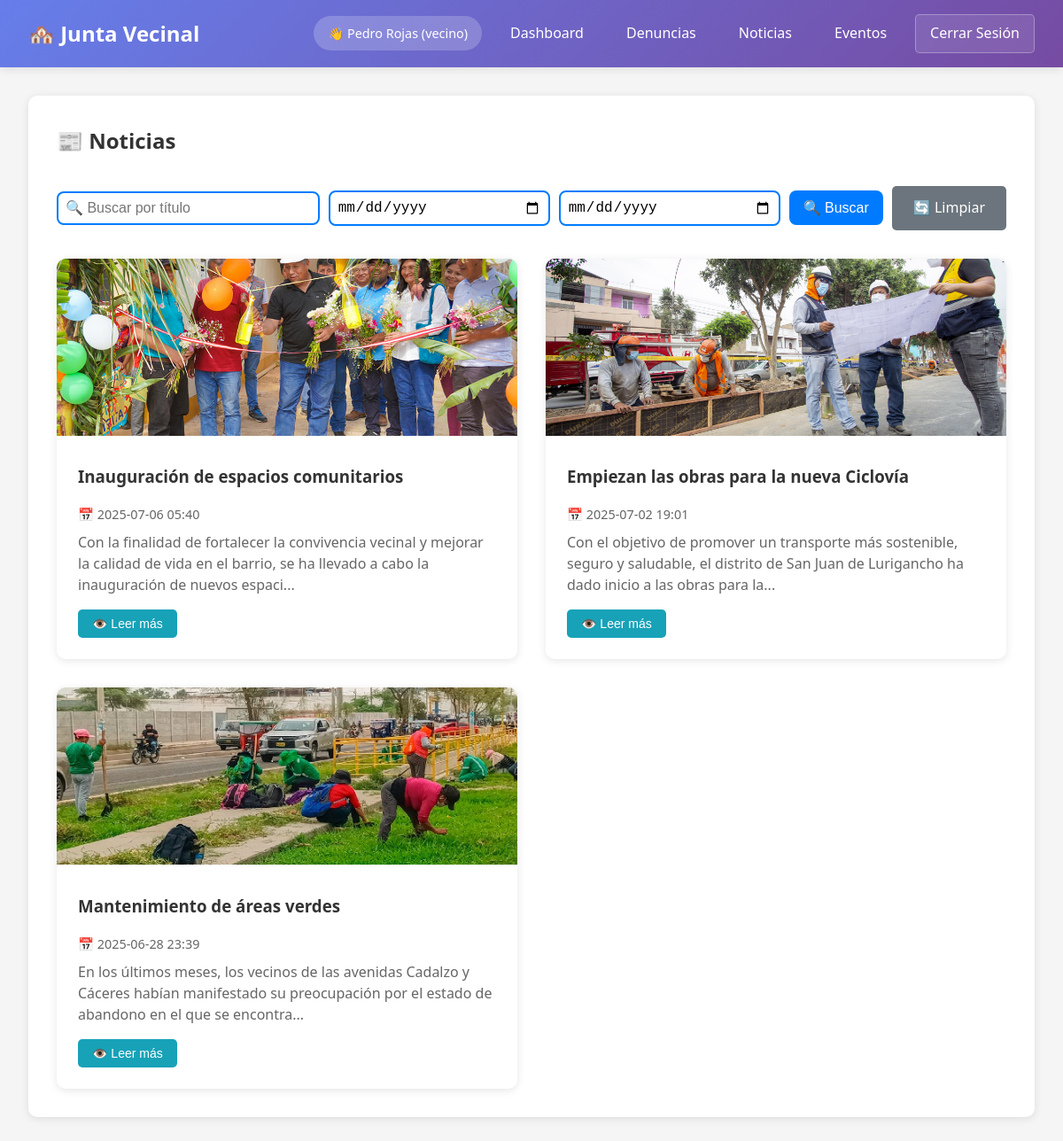
/noticias (signed in), run on the app's committed database.
### tables this page shows
CREATE TABLE noticias (
    id INTEGER PRIMARY KEY AUTOINCREMENT,
    titulo VARCHAR(200) NOT NULL,
    descripcion TEXT NOT NULL,
    imagen_path VARCHAR(255),
    fecha_publicacion DATETIME DEFAULT CURRENT_TIMESTAMP,
    activa BOOLEAN DEFAULT 1
);

### app.py (the view)
    def decorated_function(*args, **kwargs):
        if 'user_id' not in session:
            return redirect(url_for('login'))
        return f(*args, **kwargs)

### app.py (called while the page is built)
def get_db_connection():
    conn = sqlite3.connect('database.db')
    conn.row_factory = sqlite3.Row
    return conn

def login_required(f):
    def decorated_function(*args, **kwargs):
        if 'user_id' not in session:
            return redirect(url_for('login'))
        return f(*args, **kwargs)
    decorated_function.__name__ = f.__name__
    return decorated_function

@app.route('/noticias')
@login_required
def noticias():
    busqueda = request.args.get('busqueda', '').strip()
    fecha_inicio = request.args.get('fecha_inicio', '').strip()
    fecha_fin = request.args.get('fecha_fin', '').strip()
    conn = get_db_connection()
    query = 'SELECT * FROM noticias WHERE activa = 1'
    params = []
    if busqueda:
        query += ' AND titulo LIKE ?'
        params.append(f'%{busqueda}%')
    if fecha_inicio:
        query += ' AND DATE(fecha_publicacion) >= ?'
        params.append(fecha_inicio)
    if fecha_fin:
        query += ' AND DATE(fecha_publicacion) <= ?'
        params.append(fecha_fin)
    query += ' ORDER BY fecha_publicacion DESC'
    noticias = conn.execute(query, params).fetchall()
    conn.close()
    noticias_list = [dict(noticia) for noticia in noticias]
    return render_template('noticias.html', noticias=noticias_list)

### templates/noticias.html (shortened to what this page needs)
{% extends "base.html" %}
{% block content %}
<div class="content-section">
    <div class="section-header">
        <h2>📰 Noticias</h2>
    </div>
    <form method="get" class="form-inline" style="margin-bottom: 20px; display: flex; gap: 10px; flex-wrap: wrap;">
        <input type="text" name="busqueda" class="form-control" placeholder="🔍 Buscar por título"
            value="{{ request.args.get('busqueda', '') }}"
            style="flex-grow: 1; min-width: 250px; max-width:400px; padding: 8px;">
        <input type="date" name="fecha_inicio" class="form-control"
            value="{{ request.args.get('fecha_inicio', '') }}"
            style="padding: 8px;">
        <input type="date" name="fecha_fin" class="form-control"
            value="{{ request.args.get('fecha_fin', '') }}"
            style="padding: 8px;">
        <button type="submit" class="btn btn-primary">🔍 Buscar</button>
        <a href="{{ url_for('noticias') }}" class="btn btn-secondary">🔄 Limpiar</a>
    </form>
    <div class="news-grid">
        {% for noticia in noticias %}
        <div class="news-card">
            {% if noticia.imagen_path %}
            <img src="{{ url_for('uploaded_file', filename=noticia.imagen_path) }}" alt="{{ noticia.titulo }}" class="news-image">
            {% else %}
            <div class="news-image-placeholder">📰</div>
            {% endif %}
            <div class="news-content">
                <h3>{{ noticia.titulo }}</h3>
                <p class="news-date">📅 {{ noticia.fecha_publicacion[:16] }}</p>
                <p class="news-preview">{{ noticia.descripcion[:150] }}...</p>
                <div class="news-actions">
                    <button onclick="verNoticiaCompleta({{ noticia.id }})" class="btn btn-sm btn-info">👁️ Leer más</button>
                </div>
            </div>
        </div>
        {% endfor %}
    </div>
</div>
{% endblock %}

### static/styles.css (style rules this page uses)
* { margin: 0; padding: 0; box-sizing: border-box; }
body { font-family: "Segoe UI", Tahoma, Geneva, Verdana, sans-serif; line-height: 1.6; color: #333; background-color: #f5f5f5; }
.btn { padding: 0.75rem 1.5rem; border: none; border-radius: 5px; cursor: pointer; text-decoration: none; display: inline-block; text-align: center; font-size: 1rem; transition: all 0.3s; }
.btn-primary { background-color: #667eea; color: white; }
.btn-secondary { background-color: #6c757d; color: white; }
.btn-info { background-color: #17a2b8; color: white; }
.btn-sm { padding: 0.5rem 1rem; font-size: 0.875rem; }
.content-section { background: white; padding: 2rem; border-radius: 10px; box-shadow: 0 2px 10px rgba(0, 0, 0, 0.1); }
.section-header { display: flex; justify-content: space-between; align-items: center; margin-bottom: 2rem; flex-wrap: wrap; gap: 1rem; }
.section-header h2 { color: #333; }
.news-grid, .events-grid { display: grid; grid-template-columns: repeat(auto-fill, minmax(350px, 1fr)); gap: 2rem; margin-top: 2rem; }
.news-card, .event-card { background: white; border-radius: 10px; box-shadow: 0 2px 10px rgba(0, 0, 0, 0.1); overflow: hidden; transition: transform 0.3s; }
.news-image, .event-image { width: 100%; height: 200px; object-fit: cover; transition: transform 0.3s ease; }
.news-content, .event-content { padding: 1.5rem; }
.news-content h3, .event-content h3 { margin-bottom: 1rem; color: #333; }
.news-date, .event-date, .event-location, .event-capacity { color: #666; font-size: 0.9rem; margin-bottom: 0.5rem; }
.news-preview, .event-preview { color: #666; margin-bottom: 1rem; line-height: 1.5; }
.news-actions, .event-actions { display: flex; gap: 0.5rem; flex-wrap: wrap; }
.dashboard-card, .news-card, .event-card { animation: fadeIn 0.5s ease-out; }
.news-image, .event-image { transition: transform 0.3s ease; }
form.form-inline { display: flex; flex-wrap: wrap; gap: 12px; align-items: center; margin-bottom: 20px; }
form.form-inline input[type="text"], form.form-inline input[type="date"] { flex-grow: 1; min-width: 250px; max-width: 400px; padding: 10px 14px; border: 2px solid #007BFF; border-radius: 8px; font-size: 16px; transition: border-color 0.3s ease, box-shadow 0.3s ease; background-color: #fff; }
form.form-inline button[type="submit"] { padding: 10px 16px; font-size: 16px; border-radius: 8px; background-color: #007BFF; border: none; color: white; cursor: pointer; transition: background-color 0.3s ease; }

### data on the page
noticias: imagen_path (picture), titulo "Inauguración de espacios comunitarios", fecha_publicacion "2025-07-06 05:40", descripcion "Con la finalidad de fortalecer la convivencia vecinal y mejorar la calidad de vida en el barrio, se ha llevado a cabo la inauguración de nuevos espaci"
noticias: imagen_path (picture), titulo "Empiezan las obras para la nueva Ciclovía", fecha_publicacion "2025-07-02 19:01", descripcion "Con el objetivo de promover un transporte más sostenible, seguro y saludable, el distrito de San Juan de Lurigancho ha dado inicio a las obras para la"
noticias: imagen_path (picture), titulo "Mantenimiento de áreas verdes", fecha_publicacion "2025-06-28 23:39", descripcion "En los últimos meses, los vecinos de las avenidas Cadalzo y Cáceres habían manifestado su preocupación por el estado de abandono en el que se encontra"

### other printed values
{{ session.nombre }} "Pedro Rojas"
{{ session.rol }} "vecino"
